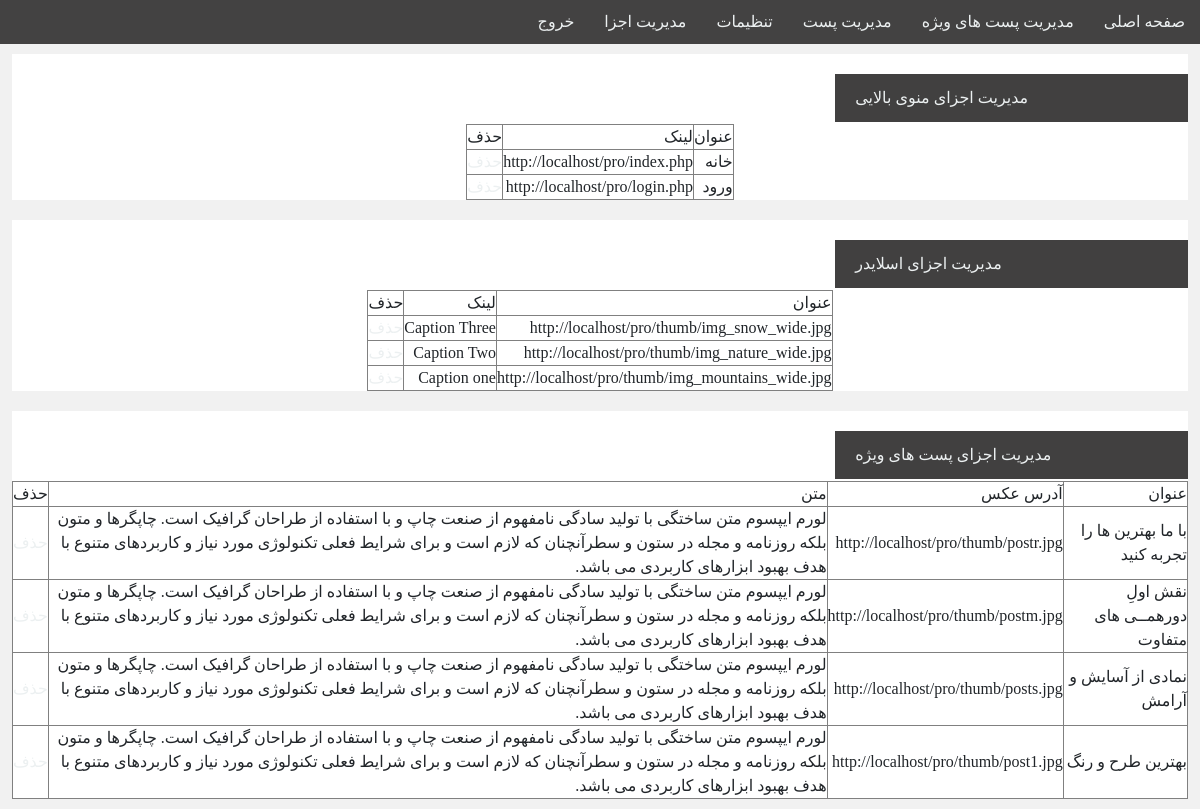
/admin/show.php (signed in), run on the app's committed database.
### tables this page shows
CREATE TABLE `menu` (
  `id` int(11) NOT NULL,
  `title` varchar(100) NOT NULL,
  `link` varchar(200) NOT NULL
);

CREATE TABLE `slider` (
  `id` int(11) NOT NULL,
  `src` varchar(100) NOT NULL,
  `title` varchar(200) NOT NULL
);

CREATE TABLE `specialpost` (
  `id` int(11) NOT NULL,
  `title` varchar(100) NOT NULL,
  `src` varchar(100) NOT NULL,
  `content` varchar(1000) NOT NULL
);

### admin/show.php (the view, shortened to what this page needs)
<?php include ("menu.php"); ?>
	<div class="settBox">
		<div class="lastpostTitle">
			<p>مدیریت اجزای منوی بالایی</p>
		</div>
<center>
             <table border="1">
                <tr>
                    <td>عنوان</td>
                    <td>لینک</td>
                    <td>حذف</td>
                </tr>
<?php
$mnu="SELECT * FROM  `menu` ORDER BY  `id` DESC ;";
$mnuresult=mysqli_query($connect,$mnu);
while($mnufetch=mysqli_fetch_assoc($mnuresult))
{
?>
                <tr>
                    <td><?php echo $mnufetch["title"]; ?></td>
                    <td><?php echo $mnufetch["link"]; ?></td>
                    <td><a href=<?php echo "../check.php?mnuid=".$mnufetch["id"]; ?>>حذف</a></td>
                </tr>
<?php
}
?>
             </table>
</center>
    </div>
    <div class="settBox">
		<div class="lastpostTitle">
			<p>مدیریت اجزای اسلایدر</p>
		</div>
<center>
             <table border="1">
                <tr>
                    <td>عنوان</td>
                    <td>لینک</td>
                    <td>حذف</td>
                </tr>
<?php
$slider="SELECT * FROM  `slider` ORDER BY  `id` DESC ;";
$sliderresult=mysqli_query($connect,$slider);
while($sliderfetch=mysqli_fetch_assoc($sliderresult))
{
?>
                <tr>
                    <td><?php echo $sliderfetch["src"]; ?></td>
                    <td><?php echo $sliderfetch["title"]; ?></td>
                    <td><a href=<?php echo "../check.php?sliderid=".$sliderfetch["id"]; ?>>حذف</a></td>
                </tr>
<?php
}
?>
             </table>
</center>
    </div>
    <div class="settBox">
		<div class="lastpostTitle">
			<p>مدیریت اجزای پست های ویژه</p>
		</div>
<center>
             <table border="1">
                <tr>
                    <td>عنوان</td>
                    <td>آدرس عکس</td>
                    <td>متن</td>
                    <td>حذف</td>
                </tr>
<?php
$specialpost="SELECT * FROM  `specialpost` ORDER BY  `id` DESC ;";
$specialpostresult=mysqli_query($connect,$specialpost);
while($specialpostfetch=mysqli_fetch_assoc($specialpostresult))
{
?>
                <tr>
                    <td><?php echo $specialpostfetch["title"]; ?></td>
                    <td><?php echo $specialpostfetch["src"]; ?></td>
                    <td><?php echo $specialpostfetch["content"]; ?></td>
                    <td><a href=<?php echo "../check.php?specialpostid=".$specialpostfetch["id"]; ?>>حذف</a></td>
                </tr>
<?php
}
?>
             </table>
</center>
    </div>
</body>
</html>

### css/panel.css (style rules this page uses)
*,div,p,ul { padding:0px; margin:0px; }
body { font-family:"b yekan"; background: #f1f1f1; direction: rtl; }
a,li { text-decoration: none; transition: all 0.3s ease-in-out; color: #ecf0f1; padding: 0px; margin: 0; }
p { color: #ecf0f1; }
.lastpostTitle { width: 100%; height: 50px; margin: 20px 0 0; }
.lastpostTitle p { width: 30%; padding: 12px 20px; background: #414040; }
.settBox { float: right; width: 98%; height: auto; background: #fff; margin: 10px 1%; }

### data on the page
menu: title "خانه", link "http://localhost/pro/index.php"
menu: title "ورود", link "http://localhost/pro/login.php"
slider: src "http://localhost/pro/thumb/img_snow_wide.jpg", title "Caption Three"
slider: src "http://localhost/pro/thumb/img_nature_wide.jpg", title "Caption Two"
slider: src "http://localhost/pro/thumb/img_mountains_wide.jpg", title "Caption one"
specialpost: title "با ما بهترین ها را تجربه کنید", src "http://localhost/pro/thumb/postr.jpg", content "لورم ایپسوم متن ساختگی با تولید سادگی نامفهوم از صنعت چاپ و با استفاده از طراحان گرافیک است. چاپگرها و متون بلکه روزنامه و مجله در ستون و سطرآنچنان که لازم است و برای شرایط فعلی تکنولوژی مورد نیاز و کاربردهای متنوع با هدف بهبود ابزارهای کاربردی می باشد."
specialpost: title "نقش اولِ دورهمــی های متفاوت", src "http://localhost/pro/thumb/postm.jpg", content "لورم ایپسوم متن ساختگی با تولید سادگی نامفهوم از صنعت چاپ و با استفاده از طراحان گرافیک است. چاپگرها و متون بلکه روزنامه و مجله در ستون و سطرآنچنان که لازم است و برای شرایط فعلی تکنولوژی مورد نیاز و کاربردهای متنوع با هدف بهبود ابزارهای کاربردی می باشد."
specialpost: title "نمادی از آسایش و آرامش", src "http://localhost/pro/thumb/posts.jpg", content "لورم ایپسوم متن ساختگی با تولید سادگی نامفهوم از صنعت چاپ و با استفاده از طراحان گرافیک است. چاپگرها و متون بلکه روزنامه و مجله در ستون و سطرآنچنان که لازم است و برای شرایط فعلی تکنولوژی مورد نیاز و کاربردهای متنوع با هدف بهبود ابزارهای کاربردی می باشد."
specialpost: title "بهترین طرح و رنگ", src "http://localhost/pro/thumb/post1.jpg", content "لورم ایپسوم متن ساختگی با تولید سادگی نامفهوم از صنعت چاپ و با استفاده از طراحان گرافیک است. چاپگرها و متون بلکه روزنامه و مجله در ستون و سطرآنچنان که لازم است و برای شرایط فعلی تکنولوژی مورد نیاز و کاربردهای متنوع با هدف بهبود ابزارهای کاربردی می باشد."
